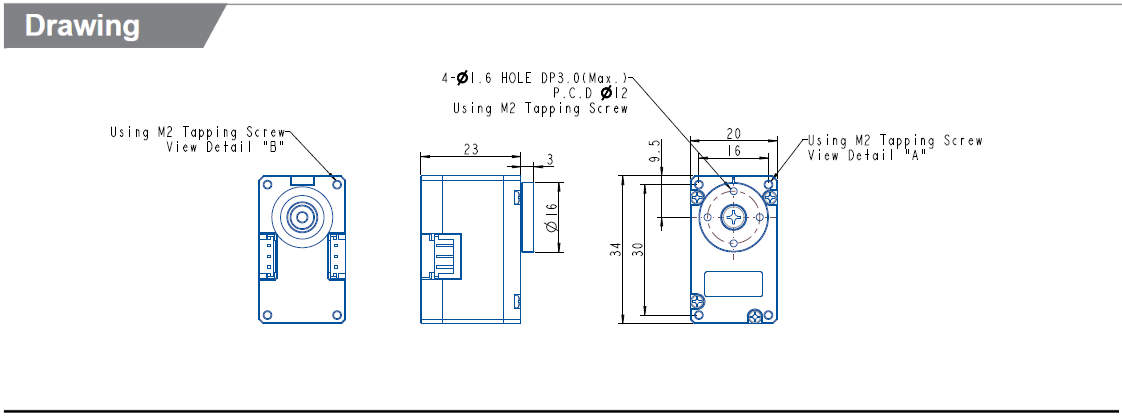
#> input picture _scratch_archive/renders/_xl330_drawing_img.png, 1122 x 420 px, found by its file name
$ python _xl330_prep.py
#> lines starting #> are read from the running program, lines starting #| are printed output that depends on the picture; after the words box and inside, x2 and y2 are one past the last pixel; in counts of white or black regions, pixels touching at a corner belong together
from PIL import Image
import numpy as np

im = Image.open(r"e:\optiDuck\_xl330_drawing_img.png").convert("RGB")
#> im is the input picture: PIL image 1122x420 RGB; mean R, G, B 245.3, 246.3, 247.4
a = np.asarray(im)
nonwhite = a.sum(axis=2) < 700
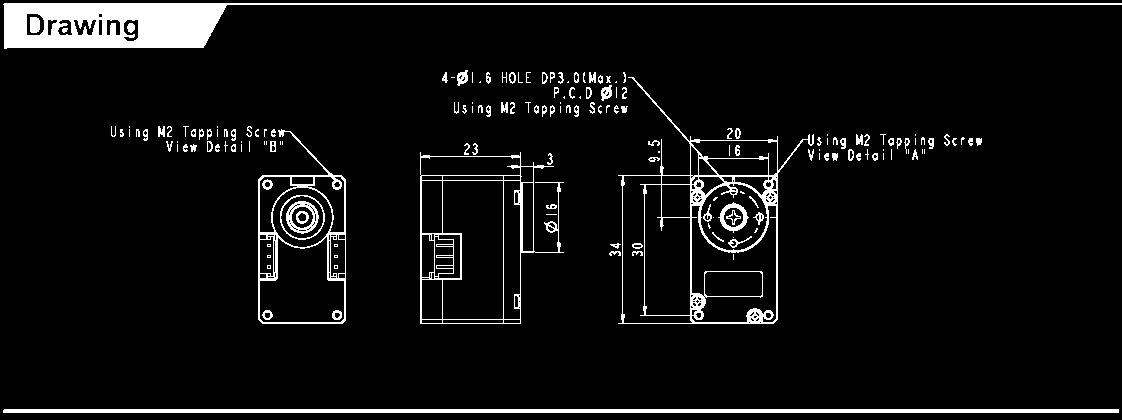
#> nonwhite: shape (420, 1122) bool; 6.1% white; 173 white regions (65 under 20 px), largest, box (x1, y1, x2, y2) and area: (3, 3, 1122, 49) 10204, (3, 409, 1119, 413) 4463, (618, 77, 814, 324) 4161
rows = nonwhite.sum(axis=1)
#> rows = 420 values, max 1119 at index 4, min 0 at index 0, mean 68.61
cols = nonwhite.sum(axis=0)
#> cols = 1122 values, max 192 at index 690, min 0 at index 0, mean 25.68

r_sel = np.where(rows > 5)[0]
#> r_sel = 289 values from 3 to 412
c_sel = np.where(cols > 5)[0]
#> c_sel = 1115 values from 4 to 1118
print("row range:", r_sel.min(), r_sel.max())
#| row range: 3 412
print("col range:", c_sel.min(), c_sel.max())
#| col range: 4 1118

# 裁剪到内容边界
box = (max(0, c_sel.min()-5), max(0, r_sel.min()-5),
       min(im.width, c_sel.max()+5), min(im.height, r_sel.max()+5))
#> box = (0, 0, 1122, 417)
crop = im.crop(box)
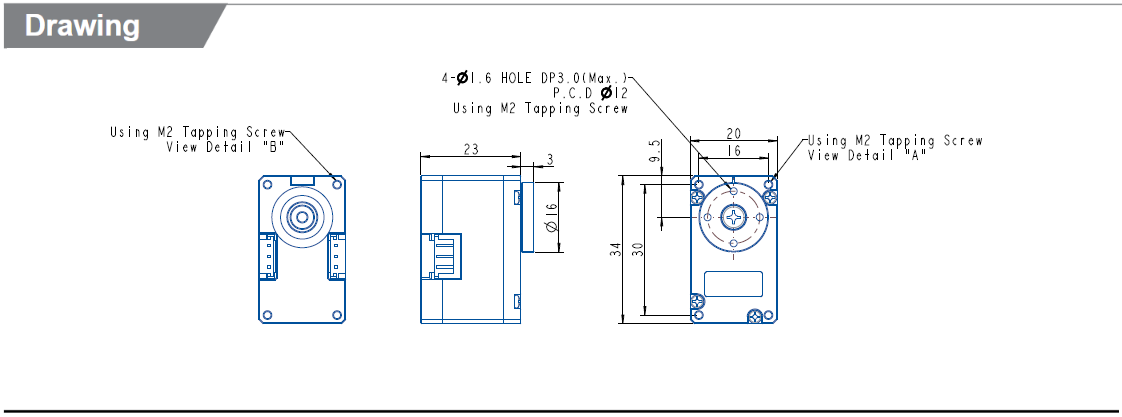
#> crop: PIL image 1122x417 RGB; mean R, G, B 245.3, 246.3, 247.4
print("crop size:", crop.size)
#| crop size: (1122, 417)
crop3 = crop.resize((crop.width*3, crop.height*3), Image.LANCZOS)
crop3.save(r"e:\optiDuck\_xl330_drawing_crop3.png")
print("saved crop3")

# 检查是否有彩色（标注颜色）
a2 = np.asarray(im.convert("RGB"))
colored = (a2.max(axis=2) - a2.min(axis=2)) > 30
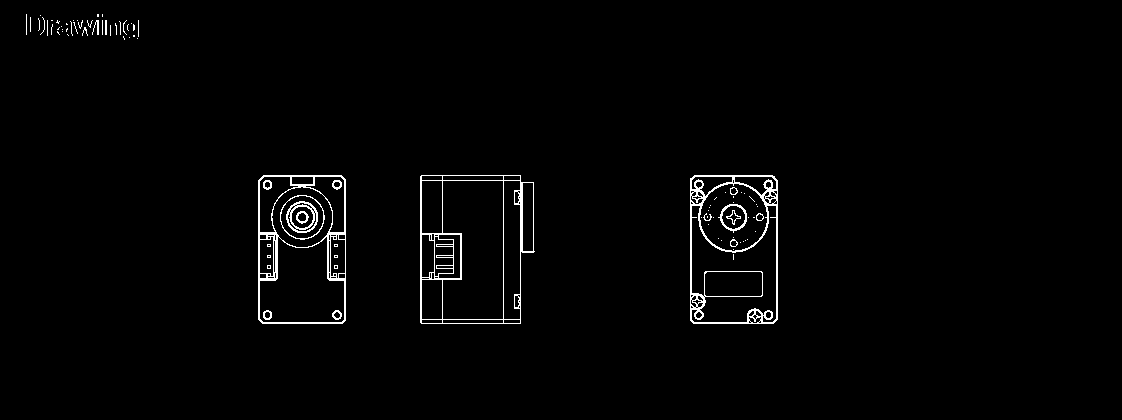
#> colored: shape (420, 1122) bool; 1.6% white in thin lines or dots, all inside (x1, y1, x2, y2) = (26, 14, 778, 324)
print("colored pixel ratio: %.4f" % colored.mean())
#| colored pixel ratio: 0.0161
# 彩色像素分布
cr = np.where(colored.sum(axis=1) > 0)[0]
#> cr = 175 values from 14 to 323
cc = np.where(colored.sum(axis=0) > 0)[0]
#> cc = 361 values from 26 to 777
if len(cr):
    print("colored row range:", cr.min(), cr.max(), "col range:", cc.min(), cc.max())
#| colored row range: 14 323 col range: 26 777
